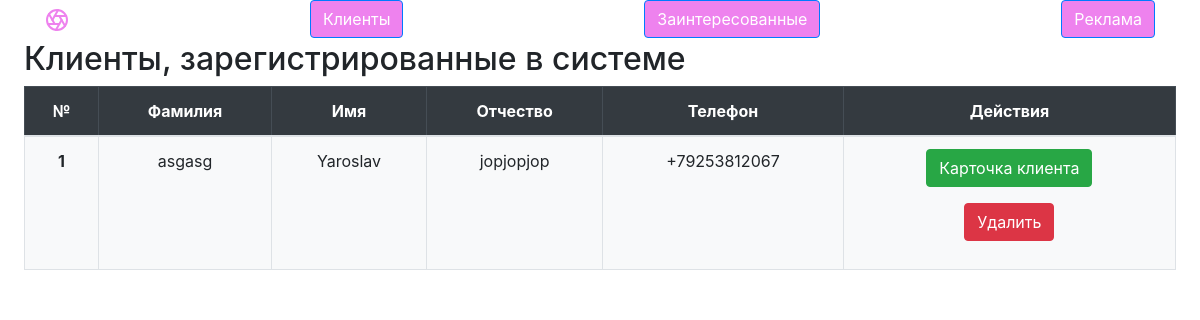
Screenshot of /client with the database file from the repository.
### main/models.py (models this page shows)
class clients(models.Model):
    surname = models.CharField(max_length=200)
    name = models.CharField(max_length=200)
    lastname = models.CharField(max_length=200)
    pas_num = models.CharField(max_length=200)
    pas_take = models.CharField(max_length=200)
    pas_reg = models.CharField(max_length=200)
    adress = models.CharField(max_length=200)
    phone = models.CharField(max_length=200)
    email = models.CharField(max_length=200, default='')
    activity = models.CharField(max_length=1000)
    zp = models.IntegerField()
    tours = models.CharField(max_length=1000)

### main/views.py (the view)
# urls.py: path('client', views.client),
def client(request):
    context = {'data': clients.objects.all()}
    return render(request, 'main/client.html', context=context)

### main/templates/main/client.html (shortened to what this page needs)
<!doctype html>
<html lang="en">
<head>
    <link rel="stylesheet" href="https://stackpath.bootstrapcdn.com/bootstrap/4.5.2/css/bootstrap.min.css">
</head>
<body>
{% include "./helpers/header.html" %}
<main class="ms-sm-auto px-md-4">
    <h2>Клиенты, зарегистрированные в системе</h2>
    <div class="table-responsive">
        <div class="text-center bg-light">
            <table class="table table-bordered">
                <thead class="table-dark table-bordered">
                <tr>
                    <th scope="col">№</th>
                    <th scope="col">Фамилия</th>
                    <th scope="col">Имя</th>
                    <th scope="col">Отчество</th>
                    <th scope="col">Телефон</th>
                    <th scope="col">Действия</th>
                </tr>
                </thead>
                <tbody>
                {%for item in data%}
                <tr>
                    <th>{{forloop.counter}}</th>
                    <td>{{item.surname}}</td>
                    <td>{{item.name}}</td>
                    <td>{{item.lastname}}</td>
                    <td>{{item.phone}}</td>
                    <td>
                        <p><a type="button" class="btn btn-success" href="/one_client/{{item.id}}">Карточка клиента</a></p>
                        <p><a type="button" class="btn btn-danger" href="/client/delite/{{item.id}}">Удалить</a></p>
                    </td>
                </tr>
                {%endfor%}
                </tbody>
            </table>
        </div>
    </div>
</main>
</body>
</html>

### rows the page displays
clients: surname "asgasg", name "Yaroslav", lastname "jopjopjop", phone "+79253812067"
